Frame 1 (no input): blank canvas, image omitted
Frame 60 (the mouse pressed at the canvas centre just before this capture): blank canvas, image omitted
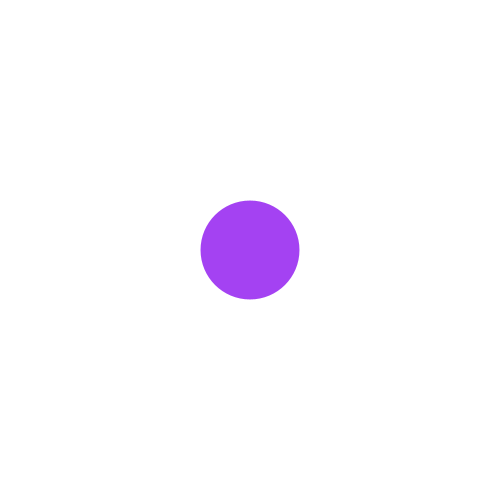
Frame 120 (the mouse held since frame 60 and released just before this capture)

The Processing sketch whose frames 1 and 60 were blank and that drew this single picture after the mouse press (run headless with seeded random() and noise(); from frame 60 on, the mouse is pressed at the canvas centre):

// Processing sketch: GrowingCircleClassExample
// ── GrowingCircleClassExample.pde
ArrayList<Pulsar> pulsars = new ArrayList<Pulsar>();
color randomColor;
float randomRadius;
int lastPulsar;
float maxRadius;
float minRadius = 2;

void setup()
{
  size(500,500);
  maxRadius = width/3;
  background(255);
}

void draw()
{
   background(255);
   for(int i = 0; i< pulsars.size(); i++)
   {
   pulsars.get(i).display();
   pulsars.get(i).pulse();
   //pulsars.get(i).shrink();
   }

}

void mousePressed()
{
  randomColor = color(random(255),random(255),random(255));
  randomRadius = random(2,maxRadius);
  
  pulsars.add(new Pulsar(mouseX,mouseY,randomColor, randomRadius));
  
  lastPulsar = pulsars.size()-1;
  
  pulsars.get(lastPulsar).display();
 // pulsars.get(lastPulsar).pulse();
  pulsars.get(lastPulsar).shrink();
  
}


class Pulsar
{
  // data
  color c;
  float radius;
  float changingRadius;
  float xPos;
  float yPos;
  int isGrowing = 1;
  
  // constructor
  Pulsar(float _xPos, float _yPos, color _c, float _radius) {
    c = _c;
    radius = _radius;
    xPos = _xPos;
    yPos = _yPos;
    changingRadius = radius;
    }
  
  // methods
  void display()
  {
   noStroke();
   fill(c);
   ellipseMode(CENTER);
   ellipse(xPos,yPos,changingRadius,changingRadius);
   //println("display");
  }
 
  void grow()
  {
    changingRadius++;
  }
  
  void shrink()
  {
    changingRadius--;
    //println("secondRadius" + changingRadius);
  }
  
  void pulse()
  {
    if(changingRadius < maxRadius && isGrowing == 1)
    {
      changingRadius++;
     // println("growing");
    }
    
    if(changingRadius >= maxRadius)
    {
      isGrowing = 0; 
      //println("max value");
    }
    
    if(changingRadius > minRadius && isGrowing == 0)
    {
      changingRadius--; 
      //println("shrinking");
    }
    
    if(changingRadius <= minRadius)
    {
      isGrowing = 1; 
      //println("min value");
    }
  }
  
}
